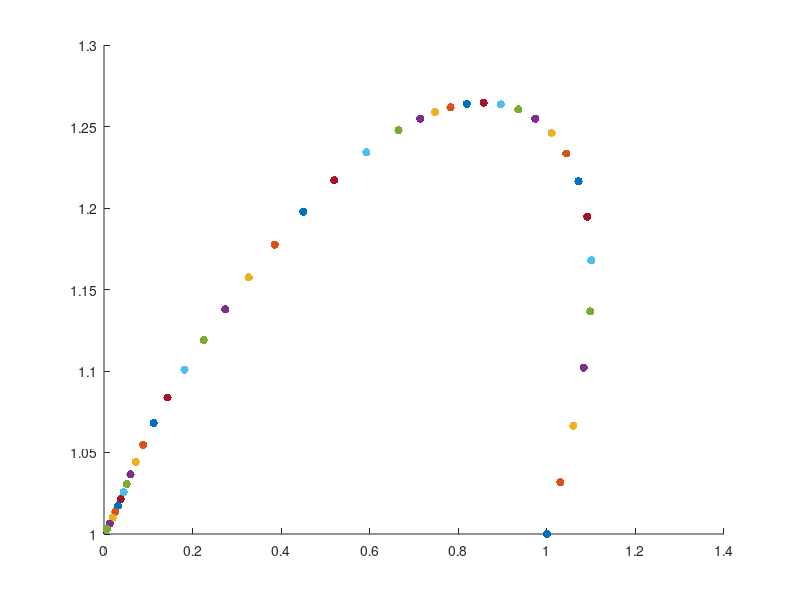

Source code (MATLAB):
function test_K_slack_gh_pos()
% min f(x) 
% s.t h(x) = 0
%     g(x) >= 0    constraints' sign is the only thing changed here

% % ----------  matlab  ---------
% x0 = [-1,1]; % Make a starting guess at the solution
% options = optimoptions(@fmincon,'Algorithm','sqp');
% [x,fval] = fmincon(@objfun,x0,[],[],[],[],[],[],... 
%    @confun,options);


f_size_min = 0.05;             
f_size_max = 5;                
dmu_min = -0.9; 
dmu_max = -0.01; 
delta_bar = 1;                 % simpler problem, large delta_bar
phi_bar = 5/180*pi;            

% Brown Zingg: mu: 1 -> 0 (used here);   Watson : mu: 0 -> 1
mu = 1.0;   
% x0 = [-1; 1];           
% s0 = 2; 
% lamg0 = 0;
% lamh0 = 0; 
% x = [-3; -3];  
% s = 1; 
% lamg = -1;
% lamh = -1; 

x0 = [1;1;1;1];
s0 = ones(3,1);
lamg0 = zeros(3,1);
lamh0 = []; 
x = x0;
s = s0;
lamg = lamg0;
lamh = lamh0;


nx = length(x);
ns = length(s);       % inequality constraints
ng = length(lamg);    % inequality constraints
nh = length(lamh);    % equality constraints

K0 = obj_K(x, s, lamg, lamh, mu); 
normK = norm(K0,Inf); 
K0_tol = normK*1e-6; 
% solving the Cubic homotopy using hometopy continuation 
% with mu 1 -> 0, the same method as in David Brown's paper
step_size = 0.05;               
outer_iter = 0; 
inner_iter = 0; 

x_hist = [];   lamg_hist = [];   lamh_hist = [];
x_hist = [x_hist, x];
lamg_hist = [lamg_hist, lamg]; 
lamh_hist = [lamh_hist, lamh];

figure('Name', 'Lam Path')
hold on 
scatter(x(1), x(2),[],'filled')
% scatter(lam(1), lam(2),[],'filled')


while mu > 0.0
     outer_iter = outer_iter + 1; 
    
     % predictor direction
     [Homo, dHdx, dHdmu] = obj_homo(x, s, lamg, lamh, mu, x0, s0, lamg0, lamh0); 
     
     % dxdmu = gmres(dHdx, dHdmu, [], 0.5);
     dxdmu = dHdx \ dHdmu;
     tau = [dxdmu; -1];    
     t = tau./norm(tau);             % normalized Newton step
  
     if outer_iter > 1
        % step length calculation
        delta = norm(x - x_p0); 
        phi = acos(t'*tsave); 
        
        f_size = max(sqrt(delta/delta_bar), phi/phi_bar); 
        f_size = max(f_size_min, f_size); 
        f_size = min(f_size_max, f_size); 
        step_size = step_size/f_size; 
       
     end
    
    tsave = t; 
    
    x = x + step_size.*t(1:nx);
    s = s + step_size.*t(nx+1:nx+ns);
    lamg = lamg + step_size.*t(nx+ns+1:nx+ns+ng);
    if ~isempty(lamh0)
        lamh = lamh + step_size.*t(nx+ns+ng+1:end-1);
    end
    dmu = step_size.*t(end); 
    dmu = max(dmu_min, dmu);
    dmu = min(dmu_max, dmu);    
    mu = mu + dmu; 
    
    mu = max(0.0, mu); 
    
    [Homo, dHdx, dHdmu] = obj_homo(x, s, lamg, lamh, mu, x0, s0, lamg0, lamh0); 
    % lam = solve_lam(mu,x,b0,c0, lam);
    
    normH = norm(Homo);
    inner_tol = normH*0.1;     % 0.1 is best choice for cubic complementary
    
    x_p0 = x;     
     
    % corrector
    newton_iter = 0; 
    while (normH > inner_tol) && (newton_iter < 20)
        newton_iter = newton_iter + 1; 
        inner_iter = inner_iter + 1; 
        dx = -dHdx\Homo;
        % dx = -gmres(dHdx, Homo);
        x = x + dx(1:nx);
        s = s + dx(nx+1:nx+ns); 
        lamg = lamg + dx(nx+ns+1:nx+ns+ng); 
        if ~isempty(lamh0)
            lamh = lamh + dx(nx+ns+ng+1:end);
        end
        
        [Homo, dHdx, dHdmu] = obj_homo(x, s, lamg, lamh, mu, x0, s0, lamg0, lamh0); 
        normH = norm(Homo);
    end 
    
    K = obj_K(x, s, lamg, lamh, mu); 
    normK = norm(K,Inf); 

    if normK < K0_tol
        break
    end
    
    x_hist = [x_hist, x];
    lamg_hist = [lamg_hist, lamg]; 
    hold on 
    scatter(x(1), x(2),[],'filled')
    
    % scatter(lam(1), lam(2),[],'filled')
    % updating a is not helping here... 
    
end

% c = linspace(1,10,size(x_hist,2));
% scatter(x_hist(1,:), x_hist(2,:), [],c,'filled')
x
mu
outer_iter
inner_iter
end

function K = obj_K(x, s, lamg, lamh, mu)
[f, df, hf] = objfun(x);
[g, h, dg, dh, hg, hh] = confun(x); 

lag_grad = df;
if ~isempty(dg)
    lag_grad = lag_grad + dg*lamg;
end

if ~isempty(dh)
    lag_grad = lag_grad + dh*lamh;
end

e = ones(size(lamg)); 
K = [lag_grad;
     s.*lamg;   
     g - s;
     h]; 
end

function [Homo, dHdxsl, dHdmu] = ...
    obj_homo(x, s, lamg, lamh, mu, x0, s0, lamg0, lamh0)

[f, df, hf] = objfun(x);
[g, h, dg, dh, hg, hh] = confun(x); 

lag_grad = df; 
lag_hess = hf; 
if ~isempty(dg)
    lag_grad = lag_grad + dg*lamg;
    for j = 1:length(g)
        lag_hess = lag_hess + lamg(j).*hg{j};
    end
end
if ~isempty(dh)
    lag_grad = lag_grad + dh*lamh;
    for j = 1:length(h)
        lag_hess = lag_hess + lamh(j).*hh{j};
    end
end

K1 = (1-mu).*lag_grad + mu.*(x-x0);
dK1dx = (1-mu).*lag_hess + mu.*eye(length(x));
dK1ds = zeros(length(K1), length(s));
dK1dlamg = (1-mu).*dg; 
dK1dlamh = (1-mu).*dh; 
dK1dmu = -lag_grad + (x-x0);

e = ones(size(lamg)); 

K2 = (1-mu).*(-s.*lamg) + mu.*(s-s0); 
dK2dx = zeros(length(lamg), length(x));
dK2ds = -(1-mu).*diag(lamg) + mu.*eye(length(s)); 
dK2dlamg = -(1-mu).*diag(s);    
dK2dlamh = zeros(length(K2), length(lamh));
dK2dmu = s.*lamg + (s-s0); 

K3 = (1-mu).*(g-s) - mu.*(lamg - lamg0); 
dK3dx = (1-mu).*dg'; 
dK3ds = -(1-mu).*eye(length(K3)); 
dK3dlamg = -mu.*eye(length(lamg)); 
dK3dlamh = zeros(length(K3),length(lamh));
dK3dmu = -(g-s) - (lamg-lamg0); 

K4 = (1-mu).*h - mu.*(lamh - lamh0); 
dK4dx = (1-mu).*dh';
dK4ds = zeros(length(K4),length(s));
dK4dlamg = zeros(length(K4),length(lamg));
dK4dlamh = -mu.*eye(length(lamh));
dK4dmu = -h - (lamh - lamh0); 

 
    
if ~isempty(dh)
    Homo = [K1;
            K2;
            K3;
            K4];  
    dHdxsl = [dK1dx, dK1ds, dK1dlamg, dK1dlamh;
              dK2dx, dK2ds, dK2dlamg, dK2dlamh;  
              dK3dx, dK3ds, dK3dlamg, dK3dlamh;
              dK4dx, dK4ds, dK4dlamg, dK4dlamh];
    dHdmu = [dK1dmu;
             dK2dmu;
             dK3dmu;
             dK4dmu]; 
          
else
    Homo = [K1;
            K2;
            K3];      
    dHdxsl = [dK1dx, dK1ds, dK1dlamg;
              dK2dx, dK2ds, dK2dlamg;  
              dK3dx, dK3ds, dK3dlamg];    
    dHdmu = [dK1dmu;
             dK2dmu;
             dK3dmu]; 
end

end


%{
function [f,df,hf] = objfun(x)
% note: the constraint x >= 0 is assimilated into func: obj_homo

% initial x0, x is critical
% % first problem
% x0 = [2;2]; 
% x = [3; 3];     % find the solution to the 1e-4 precision

% f = 1/2*(x(1) + 1)^2  + 1/2*(x(2) + 1)^2;
% df = [x(1) + 1;
%      x(2) + 1];
% hf = [1,0;
%      0,1];  

 
% x0 = [0.6;4];       % x0, is critical
% x = [2; 2];         % strangely, this is not as robust as assumed
                      % can you find out the reason why?
                      % some x0, x will work; others doesn't? 
f = (x(1) + 1)*(x(1) - 2)  + (x(2) - 1)*(x(2) + 2);
df = [2*x(1)-1;
     2*x(2)+1];
hf = [2,0;
     0,2];
 
end

function [g, dg, hg] = confun(x)
% x0 = [0.8; 0.9];       % x0, is critical
% lam0 = [0.1;0.1];      % here g<=0
% x = [4; 3];   
% lam = [1; 1];

A = [1,0;
     0,1];
b = [0;0];

g = -(A*x - b); 
dg = -A; 
hg = cell(1, length(g)); 
hg{1} = zeros(length(x));
hg{2} = zeros(length(x));

end
%}

%{
function [f,df,hf] = objfun(x)
% solution
% x = -0.7529    0.4332
% fval = 1.5093

f = exp(x(1))*(4*x(1)^2+2*x(2)^2+4*x(1)*x(2)+2*x(2)+1);

df = zeros(2,1);
hf = zeros(2,2);
df(1,1) = exp(x(1))*(4*x(1)^2 + 2*x(2)^2 + 4*x(1)*x(2) + 2*x(2) + 1) + ...
    exp(x(1))*(8*x(1) + 4*x(2)); 
df(2,1) = exp(x(1))*(4*x(2) + 4*x(1) +2);

hf(1,1) = df(1,1) + exp(x(1))*(8*x(1) + 4*x(2)) + exp(x(1))*8;
hf(1,2) = df(2,1) + exp(x(1))*(4);
hf(2,1) = df(2,1) + exp(x(1))*(4);
hf(2,2) = exp(x(1))*(4);

end

function [g, h, dg, dh, hg, hh] = confun(x)
% g, dg, hg: inequality values, gradients, hessians
% h, dh, hh: equality values, gradients, hessians
% matlab  : g<0         
% Nonlinear inequality constraints <=0  for matlab
g = -x(1)*x(2) - 10;
dg = [-x(2)
      -x(1)];
hg = cell(1, length(g)); 
hg{1} = [0,-1;-1,0];

g = -g; 
dg = -dg; 
hg{1}=-hg{1};

% Nonlinear equality constraints
h = x(1)^2 + x(2) - 1;
dh = [2*x(1);
      1]; 
hh{1} = [2,0;
         0,0];
end
%}


function [f,df,hf] = objfun(x)
%  Rosen-Suzuki Problem
%  min  x1^2 + x2^2 + 2*x3^2 + x4^2        - 5*x1 -5*x2 -21*x3 + 7*x4
%  s.t. 8  - x1^2 -   x2^2 - x3^2 -   x4^2 -   x1 + x2 - x3 + x4 >= 0 
%       10 - x1^2 - 2*x2^2 - x3^2 - 2*x4^2 +   x1           + x4 >= 0          
%       5- 2*x1^2 -   x2^2 - x3^2          - 2*x1 + x2      + x4 >= 0            
%  Initial Point x = [1,1,1,1];   
%  Solution at   x = [0,1,2,-1]; 
%                f = -44   
%  Common wrong solution x = [2.5000, 2.5000, 5.2500, -3.5000]
%                        f = -79.8750
f = x(1)^2 + x(2)^2 + 2*x(3)^2 + x(4)^2 -5*x(1) -5*x(2)-21*x(3) + 7*x(4); 

% its derivative wrt. x
df = zeros(4,1); 
df(1)= 2*x(1)-5;
df(2)= 2*x(2)-5;
df(3)= 4*x(3)-21;
df(4)= 2*x(4)+7; 

hf = diag([2,2,4,2]);
end

%%%%%%%%%%%%%%%%%%%%%%%%%%%%%%%%%%%%%%%%%%%%%%%%%%%%%%%%%%%%%%%%%%%%%%%%%%%

function [g, h, dg, dh, hg, hh]= confun(x)
% Constraint function
g = zeros(3,1);
g(1) = 8 - x(1)^2 -  x(2)^2-x(3)^2 - x(4)^2 - x(1) + x(2) - x(3) + x(4); 
g(2) = 10- x(1)^2 -2*x(2)^2-x(3)^2 - 2*x(4)^2 +   x(1)  + x(4)         ;
g(3) = 5-2*x(1)^2 -  x(2)^2-x(3)^2          - 2*x(1) + x(2)      + x(4);  

% Gradients of the constraint functions wrt. x
dg=[-2*x(1)-1, -2*x(2)+1, -2*x(3)-1, -2*x(4)+1; 
       -2*x(1)+1, -4*x(2),   -2*x(3),   -4*x(4)+1;
       -4*x(1)-2, -2*x(2)+1, -2*x(3),   1];
dg = dg'; 

hg = cell(1, length(g)); 
hg{1} = diag([-2, -2, -2, -2]);
hg{2} = diag([-2, -4, -2, -4]);
hg{3} = diag([-4, -2, -2,  0]);

% % if fmincon, or the interior points on paper:   c<0
% g = -g;
% dg = -dg; 
% Hcineq{1} = -1*Hcineq{1}; 
% Hcineq{2} = -1*Hcineq{2};
% Hcineq{3} = -1*Hcineq{3};
% hg = Hcineq; 

h = [];
dh = [];
hh = []; 
end
